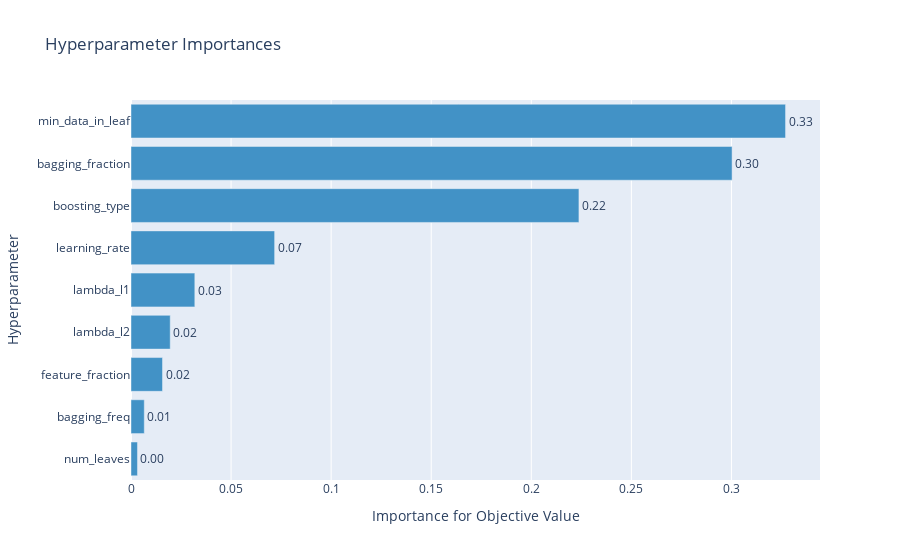
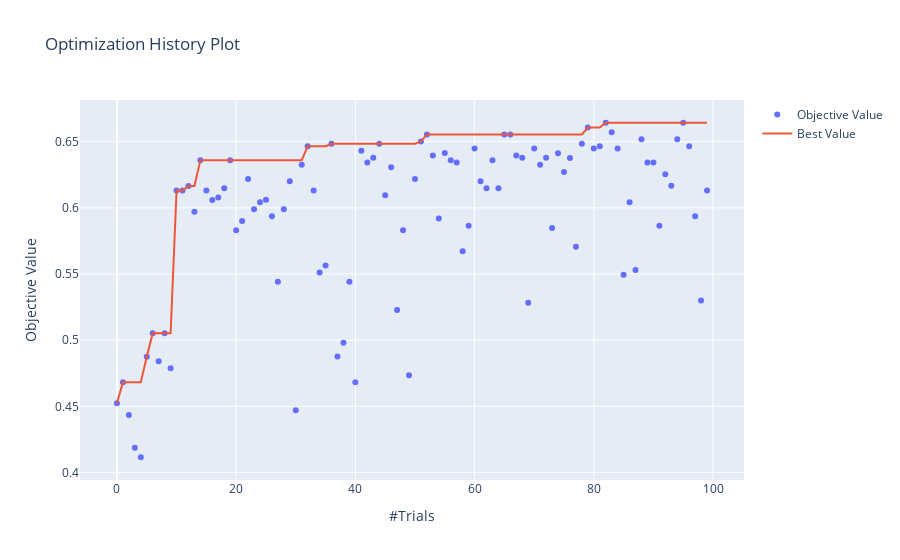
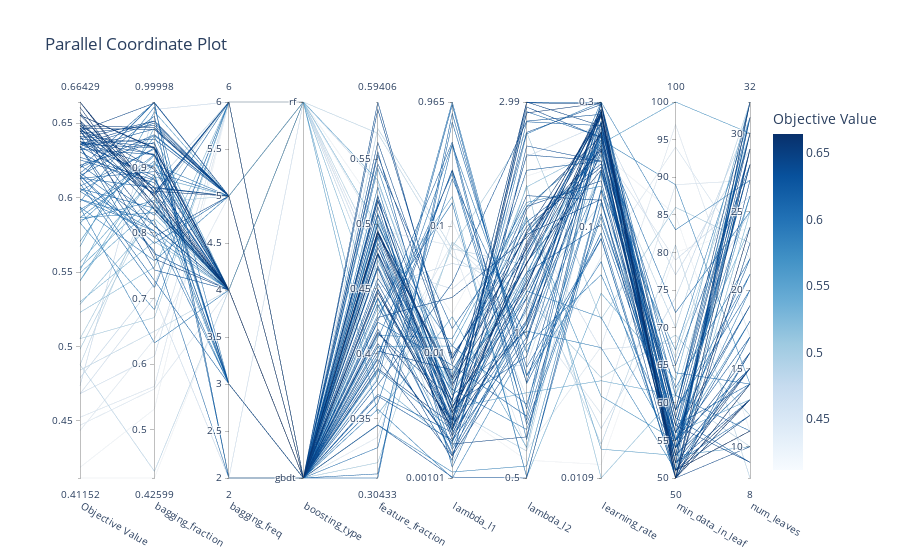

Notebook cell for these charts, in order:
### Code cell
from optuna.visualization import plot_parallel_coordinate, plot_param_importances, plot_contour, plot_optimization_history

plot_param_importances(study)
plot_optimization_history(study)
plot_parallel_coordinate(study)
